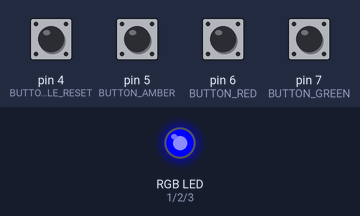
Bench run of a sketch on a simulated Arduino Uno, built with avr-gcc and run on an emulated ATmega328P. Shown: an RGB LED mixed from three pins (HIGH = lit). Dashed ring = blinking. The inputs (shaded band) are chosen by the test bench; at power-on: pin 4 (BUTTON_IDLE_RESET), pin 5 (BUTTON_AMBER), pin 6 (BUTTON_RED), pin 7 (BUTTON_GREEN) HIGH. Dim RGB values are drawn brighter than linear.

Above: at 1.2 s.
1.3 s: pin 5 (BUTTON_AMBER) pulled LOW for 0.15 s
At 3.3 s:
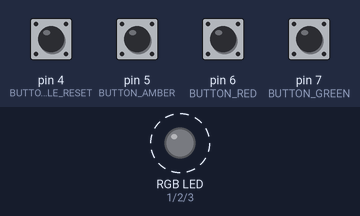
4.4 s: pin 4 (BUTTON_IDLE_RESET) pulled LOW for 0.15 s
At 4.61 s:
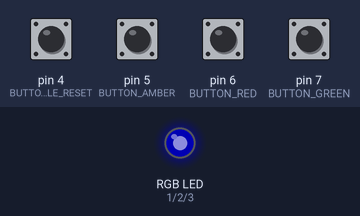
7.5 s: pin 6 (BUTTON_RED) pulled LOW for 0.15 s
At 9.2 s:
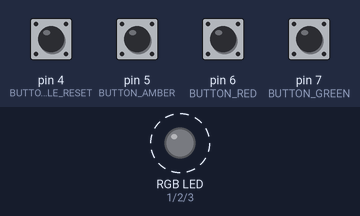
10.6 s: pin 4 (BUTTON_IDLE_RESET) pulled LOW for 1 s
At 10.88 s:
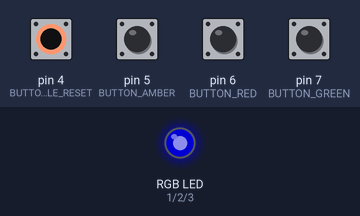
13.6 s: pin 7 (BUTTON_GREEN) pulled LOW for 0.15 s
At 14.3 s:
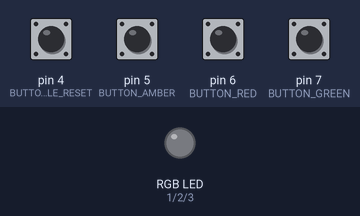
Timing chart, 0 to 16.2 s (numbered marks = the images above; inputs shaded):
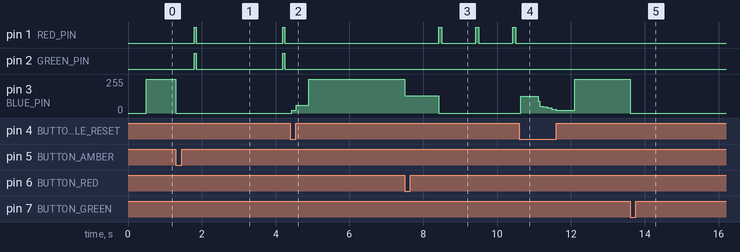

The sketch:

VK_Stalk_LED_v02comneg.ino
```cpp
#include <math.h>

// ----------- RGB LED Pins (XIAO pinout) -----------
#define RED_PIN     1   // D1 / A1
#define GREEN_PIN   2   // D2 / A2
#define BLUE_PIN    3   // D3 / A3

// ----------- Button Pins --------------------------
#define BUTTON_IDLE_RESET  4   // D4 / A4
#define BUTTON_AMBER       5   // D5 / A5
#define BUTTON_RED         6   // D6 / A6
#define BUTTON_GREEN       7   // D7 / A7

// ----------- State Machine -------------------------
enum State {
  IDLE,
  BREATH_AMBER,
  BREATH_GREEN,
  ALERT_RED
};

State currentState = IDLE;

// ----------- Timing Variables ----------------------
unsigned long lastRedFlashToggle = 0;
bool redFlashState = false;
bool amberJustFlashed = false;

// ----------- Setup ----------------------------------
void setup() {
  pinMode(RED_PIN, OUTPUT);
  pinMode(GREEN_PIN, OUTPUT);
  pinMode(BLUE_PIN, OUTPUT);

  pinMode(BUTTON_IDLE_RESET, INPUT_PULLUP);
  pinMode(BUTTON_AMBER, INPUT_PULLUP);
  pinMode(BUTTON_RED, INPUT_PULLUP);
  pinMode(BUTTON_GREEN, INPUT_PULLUP);

  randomSeed(analogRead(0));
  setColor(0, 0, 0);  // All off
}

// ----------- Main Loop ------------------------------
void loop() {
  checkButtons();

  switch (currentState) {
    case IDLE:
      runIdleBluePulse();
      break;

    case BREATH_AMBER:
      breathingEffectWithFlash(200, 255, 0, 0.5);
      break;

    case BREATH_GREEN:
      breathingEffect(0, 255, 0, 0.5);
      break;

    case ALERT_RED:
      alertRedFlash();
      break;
  }
}

// ----------- Button Handling ------------------------
void checkButtons() {
  if (digitalRead(BUTTON_IDLE_RESET) == LOW) {
    currentState = IDLE;
    setColor(0, 0, 0);
  } else if (digitalRead(BUTTON_AMBER) == LOW && currentState == IDLE) {
    currentState = BREATH_AMBER;
  } else if (digitalRead(BUTTON_GREEN) == LOW && currentState == IDLE) {
    currentState = BREATH_GREEN;
  } else if (digitalRead(BUTTON_RED) == LOW && currentState == IDLE) {
    currentState = ALERT_RED;
    redFlashState = false;
    lastRedFlashToggle = millis();
  }
}

// ----------- Color Control (Common Cathode) ----------
void setColor(uint8_t r, uint8_t g, uint8_t b) {
  analogWrite(RED_PIN,   r);
  analogWrite(GREEN_PIN, g);
  analogWrite(BLUE_PIN,  b);
}

// ----------- Blue Idle Pulse ------------------------
void runIdleBluePulse() {
  static unsigned long phaseStart = 0;
  static int phase = 0;

  unsigned long now = millis();
  unsigned long elapsed = now - phaseStart;

  switch (phase) {
    case 0: // Fade in
      if (elapsed >= 500) {
        phase = 1;
        phaseStart = now;
        setColor(0, 0, 255);
      } else {
        float t = (float)elapsed / 500.0;
        uint8_t r = 20 * (1.0 - t);
        uint8_t g = 40 * (1.0 - t);
        uint8_t b = 100 + (155 * t);
        setColor(r, g, b);
      }
      break;

    case 1: // Hold
      if (elapsed >= 500) {
        phase = 2;
        phaseStart = now;
      } else {
        setColor(0, 0, 255);
      }
      break;

    case 2: // Fade out
      if (elapsed >= 500) {
        phase = 0;
        phaseStart = now;
      } else {
        float t = (float)elapsed / 500.0;
        uint8_t r = 20 * t;
        uint8_t g = 40 * t;
        uint8_t b = 255 - (155 * t);
        setColor(r, g, b);
      }
      break;
  }
}

// ----------- Amber Breathing + Flash ---------------
void breathingEffectWithFlash(uint8_t r, uint8_t g, uint8_t b, float cap) {
  static unsigned long breathStart = 0;
  if (breathStart == 0) breathStart = millis();

  float t = (millis() - breathStart) / 1200.0;
  float wave = (sin(t * PI) + 1.0) / 2.0;
  float brightness = wave * cap;

  if (wave > 0.98 && !amberJustFlashed) {
    setColor(200, 255, 0);
    amberJustFlashed = true;
    delay(50);
  } else {
    if (wave < 0.95) amberJustFlashed = false;
    setColor(r * brightness, g * brightness, b * brightness);
  }
}

// ----------- Green Breathing ------------------------
void breathingEffect(uint8_t r, uint8_t g, uint8_t b, float cap) {
  static unsigned long breathStart = 0;
  if (breathStart == 0) breathStart = millis();

  float t = (millis() - breathStart) / 1500.0;
  float brightness = (sin(t * PI) + 1.0) / 2.0 * cap;
  setColor(r * brightness, g * brightness, b * brightness);
}

// ----------- Red Flash Alert ------------------------
void alertRedFlash() {
  unsigned long now = millis();
  unsigned long interval = redFlashState ? 75 : 925;  // ON pulse for 75ms, 70% red for 925ms

  if (now - lastRedFlashToggle >= interval) {
    lastRedFlashToggle = now;
    redFlashState = !redFlashState;

    if (redFlashState) {
      setColor(255, 0, 0);  // Full red pulse
    } else {
      setColor(80, 0, 0);  // Dim red (70%)
    }
  }
}
```

Measured:
- after the input at 1.3 s, pin 1 (RED_PIN), pin 2 (GREEN_PIN): alternates HIGH for 0.05 s and LOW for 2.3 s, starting after 0.49 s; pin 3 (BLUE_PIN): 255/255 → 0/255 at once
- after the input at 4.4 s, pin 1 (RED_PIN), pin 2 (GREEN_PIN): stays LOW (without the input it goes to HIGH after 2.2 s); pin 3 (BLUE_PIN): 0/255 → 21/255 at once, → 60/255 0.12 s later, → 255/255 0.34 s later, → 130/255 2.6 s later
- after the input at 7.5 s, pin 1 (RED_PIN): alternates HIGH for 0.07 s and LOW for 0.93 s, starting after 0.92 s
- after the input at 10.6 s, pin 1 (RED_PIN): stops changing and stays LOW; pin 3 (BLUE_PIN): 0/255 → 125/255 at once, → 52/255 0.48 s later, → 46/255 0.12 s later, → 38/255 0.12 s later, … (7 changes in this stretch)
- after the input at 13.6 s, pin 3 (BLUE_PIN): 255/255 → 0/255 at once
